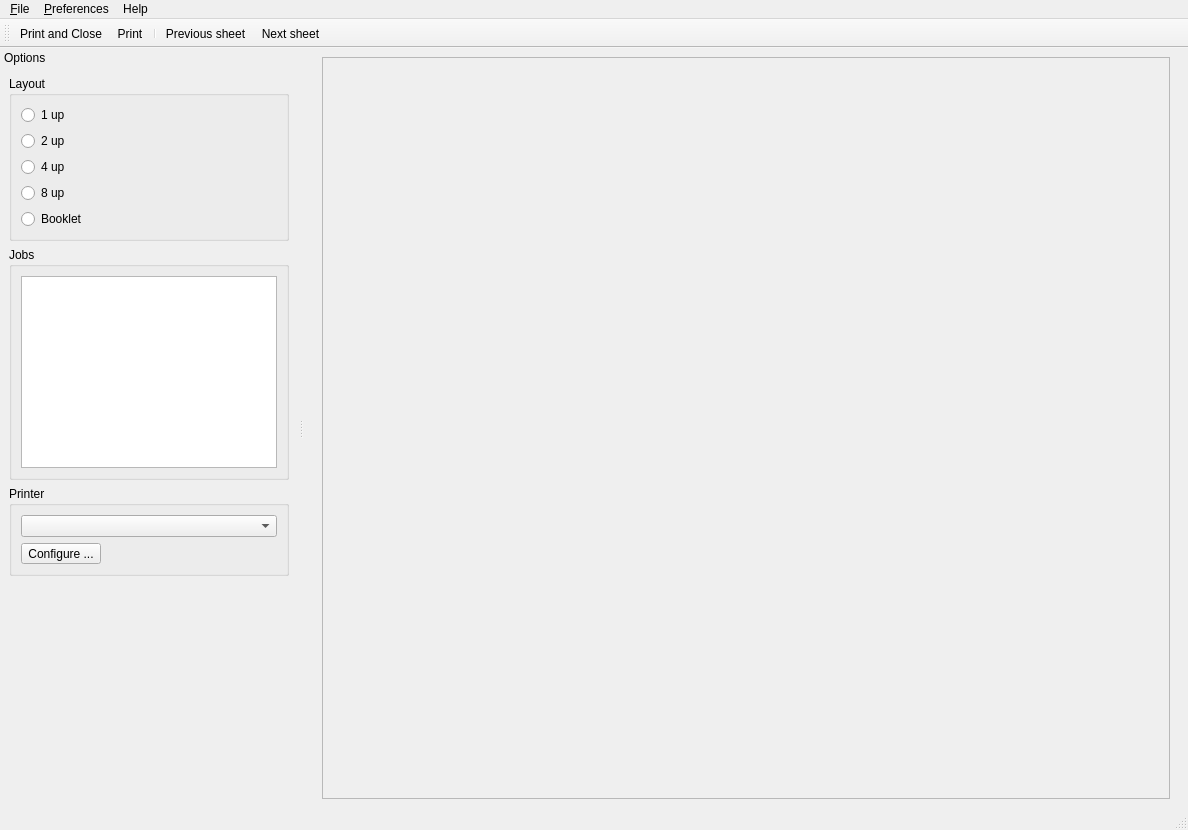
<?xml version="1.0" encoding="UTF-8"?>
<ui version="4.0">
 <class>MainWindow</class>
 <widget class="QMainWindow" name="MainWindow">
  <property name="geometry">
   <rect>
    <x>0</x>
    <y>0</y>
    <width>1188</width>
    <height>830</height>
   </rect>
  </property>
  <property name="windowTitle">
   <string notr="true">MainWindow</string>
  </property>
  <property name="dockOptions">
   <set>QMainWindow::AnimatedDocks</set>
  </property>
  <widget class="QWidget" name="centralwidget">
   <layout class="QHBoxLayout" name="horizontalLayout">
    <property name="topMargin">
     <number>0</number>
    </property>
    <property name="bottomMargin">
     <number>0</number>
    </property>
    <item>
     <widget class="QScrollArea" name="previewFrame">
      <property name="frameShape">
       <enum>QFrame::NoFrame</enum>
      </property>
      <property name="widgetResizable">
       <bool>true</bool>
      </property>
      <widget class="QWidget" name="scrollAreaWidgetContents">
       <property name="geometry">
        <rect>
         <x>0</x>
         <y>0</y>
         <width>901</width>
         <height>766</height>
        </rect>
       </property>
       <layout class="QVBoxLayout" name="verticalLayout_3">
        <item>
         <widget class="PsView" name="preview">
          <property name="frameShape">
           <enum>QFrame::StyledPanel</enum>
          </property>
          <property name="frameShadow">
           <enum>QFrame::Raised</enum>
          </property>
         </widget>
        </item>
       </layout>
      </widget>
     </widget>
    </item>
   </layout>
  </widget>
  <widget class="QMenuBar" name="menubar">
   <property name="geometry">
    <rect>
     <x>0</x>
     <y>0</y>
     <width>1188</width>
     <height>21</height>
    </rect>
   </property>
   <widget class="QMenu" name="menuFile">
    <property name="title">
     <string>&amp;File</string>
    </property>
    <addaction name="actionPrintAndClose"/>
    <addaction name="actionPrint"/>
    <addaction name="separator"/>
    <addaction name="actionExit"/>
   </widget>
   <widget class="QMenu" name="menuPreferences">
    <property name="title">
     <string>&amp;Preferences</string>
    </property>
   </widget>
   <widget class="QMenu" name="menuHelp">
    <property name="title">
     <string>Help</string>
    </property>
    <addaction name="actionAbout"/>
   </widget>
   <addaction name="menuFile"/>
   <addaction name="menuPreferences"/>
   <addaction name="menuHelp"/>
  </widget>
  <widget class="QStatusBar" name="statusbar"/>
  <widget class="QDockWidget" name="dockWidget">
   <property name="features">
    <set>QDockWidget::DockWidgetMovable</set>
   </property>
   <property name="allowedAreas">
    <set>Qt::LeftDockWidgetArea|Qt::RightDockWidgetArea</set>
   </property>
   <property name="windowTitle">
    <string>Options</string>
   </property>
   <attribute name="dockWidgetArea">
    <number>1</number>
   </attribute>
   <widget class="QWidget" name="dockWidgetContents">
    <layout class="QVBoxLayout" name="verticalLayout">
     <item>
      <widget class="QGroupBox" name="layoutBox">
       <property name="title">
        <string>Layout</string>
       </property>
       <layout class="QVBoxLayout" name="verticalLayout_2">
        <item>
         <widget class="LayoutRadioButton" name="layout1UpBtn">
          <property name="text">
           <string>1 up</string>
          </property>
         </widget>
        </item>
        <item>
         <widget class="LayoutRadioButton" name="layout2UpBtn">
          <property name="text">
           <string>2 up</string>
          </property>
         </widget>
        </item>
        <item>
         <widget class="LayoutRadioButton" name="layout4UpBtn">
          <property name="text">
           <string>4 up</string>
          </property>
         </widget>
        </item>
        <item>
         <widget class="LayoutRadioButton" name="layout8UpBtn">
          <property name="text">
           <string>8 up</string>
          </property>
         </widget>
        </item>
        <item>
         <widget class="LayoutRadioButton" name="layoutBookletBtn">
          <property name="text">
           <string>Booklet</string>
          </property>
         </widget>
        </item>
       </layout>
      </widget>
     </item>
     <item>
      <widget class="QGroupBox" name="filesBox">
       <property name="title">
        <string>Jobs</string>
       </property>
       <layout class="QVBoxLayout" name="verticalLayout_5">
        <item>
         <widget class="PsFilesListView" name="filesView">
          <property name="sizePolicy">
           <sizepolicy hsizetype="Expanding" vsizetype="MinimumExpanding">
            <horstretch>0</horstretch>
            <verstretch>0</verstretch>
           </sizepolicy>
          </property>
          <property name="alternatingRowColors">
           <bool>true</bool>
          </property>
         </widget>
        </item>
       </layout>
      </widget>
     </item>
     <item>
      <widget class="QGroupBox" name="printerBox">
       <property name="title">
        <string>Printer</string>
       </property>
       <layout class="QVBoxLayout" name="verticalLayout_4">
        <item>
         <widget class="PrintersComboBox" name="printersCbx"/>
        </item>
        <item>
         <widget class="QToolButton" name="printerConfigBtn">
          <property name="enabled">
           <bool>true</bool>
          </property>
          <property name="text">
           <string>Configure ...</string>
          </property>
         </widget>
        </item>
       </layout>
      </widget>
     </item>
     <item>
      <spacer name="verticalSpacer">
       <property name="orientation">
        <enum>Qt::Vertical</enum>
       </property>
       <property name="sizeHint" stdset="0">
        <size>
         <width>20</width>
         <height>40</height>
        </size>
       </property>
      </spacer>
     </item>
    </layout>
   </widget>
  </widget>
  <widget class="QToolBar" name="toolBar">
   <property name="windowTitle">
    <string>toolBar</string>
   </property>
   <property name="toolButtonStyle">
    <enum>Qt::ToolButtonTextUnderIcon</enum>
   </property>
   <attribute name="toolBarArea">
    <enum>TopToolBarArea</enum>
   </attribute>
   <attribute name="toolBarBreak">
    <bool>false</bool>
   </attribute>
   <addaction name="actionPrintAndClose"/>
   <addaction name="actionPrint"/>
   <addaction name="separator"/>
   <addaction name="actionPreviousSheet"/>
   <addaction name="actionNextSheet"/>
  </widget>
  <action name="actionPrint">
   <property name="text">
    <string>&amp;Print</string>
   </property>
  </action>
  <action name="actionExit">
   <property name="text">
    <string>E&amp;xit</string>
   </property>
  </action>
  <action name="actionPrintAndClose">
   <property name="text">
    <string>Print and Close</string>
   </property>
   <property name="shortcut">
    <string>Ctrl+P</string>
   </property>
  </action>
  <action name="actionNextSheet">
   <property name="text">
    <string>Next sheet</string>
   </property>
  </action>
  <action name="actionPreviousSheet">
   <property name="text">
    <string>Previous sheet</string>
   </property>
  </action>
  <action name="actionAbout">
   <property name="text">
    <string>About Boomaga</string>
   </property>
  </action>
 </widget>
 <customwidgets>
  <customwidget>
   <class>LayoutRadioButton</class>
   <extends>QRadioButton</extends>
   <header location="global">widgets.h</header>
  </customwidget>
  <customwidget>
   <class>PrintersComboBox</class>
   <extends>QComboBox</extends>
   <header location="global">widgets.h</header>
  </customwidget>
  <customwidget>
   <class>PsFilesListView</class>
   <extends>QListWidget</extends>
   <header location="global">widgets.h</header>
  </customwidget>
  <customwidget>
   <class>PsView</class>
   <extends>QFrame</extends>
   <header>psview.h</header>
   <container>1</container>
  </customwidget>
 </customwidgets>
 <resources/>
 <connections/>
</ui>
